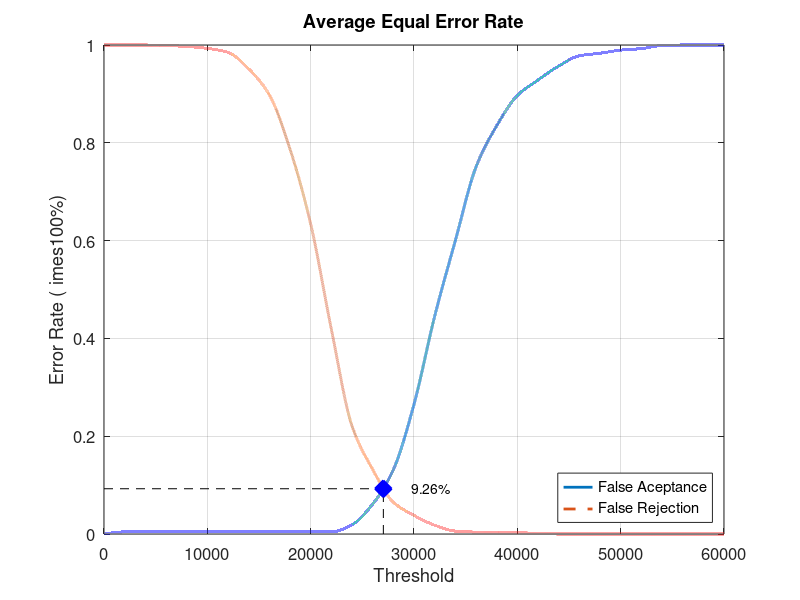
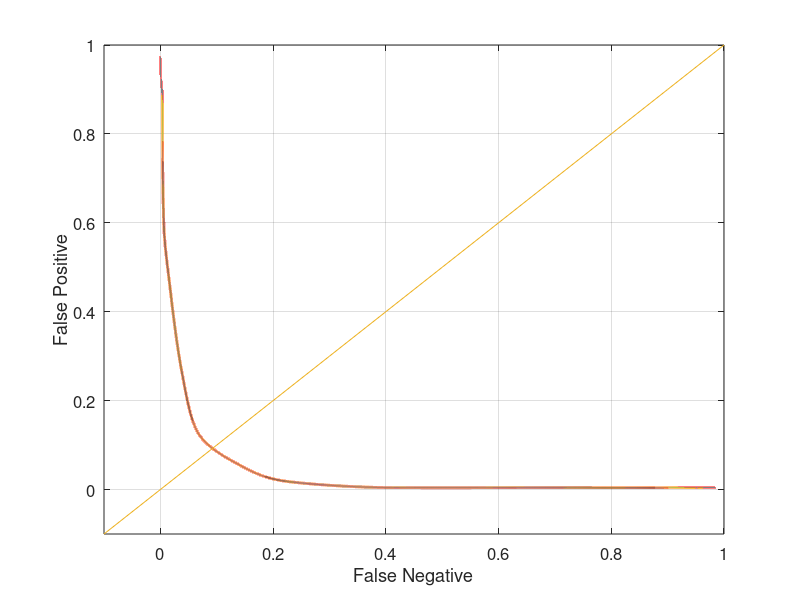

These charts were generated, in order, by the following MATLAB code:
close all;
clear;
clc;
x = 0:2000:60000;
xq = 0:0.5:60000;

y0 = [0 0.00421053 0.00421053 0.00421053 0.00421053 0.00421053 0.00421053 0.00421053 0.00421053 0.00421053 0.00421053 0.00421053 0.0189474 0.0610526 0.131579 0.265263 0.445263 0.6 0.750526 0.834737 0.896842 0.928421 0.956842 0.977895 0.983158 0.989474 0.992632 0.998947 1 1 1]
yy0 = interp1(x, y0, xq, 'pchip');
y1 = [1 1 1 0.999 0.997 0.993 0.985 0.951 0.898 0.787 0.634 0.419 0.221 0.132 0.065 0.038 0.018 0.006 0.004 0.004 0.003 0.001 0 0 0 0 0 0 0 0 0]
yy1 = interp1(x, y1, xq, 'pchip');

% Calculating EER: 
y2 = abs(y0 - y1);
find(y2 == min(y2))
yy2 = abs(yy0 - yy1);
xEER = find(yy2 == min(yy2));
xEERIndex = xq(xEER) % X-axis EER
yEER = yy0(xEER) % Y-axis EER

main = figure
plot(xq, yy0,'-','LineWidth', 2);	hold on
plot(xq, yy1,'--','LineWidth', 2);	hold on
plot([xEERIndex xEERIndex], [0 yEER], 'k--');	hold on
plot([0 xEERIndex], [yEER yEER], 'k--');	hold on
plot(xEERIndex, yEER, 'bx', 'LineWidth', 10);	hold on
text(xEERIndex + 10 * xEERIndex / 100, yEER, [num2str(round((10000 * yEER)) / 100) '%'])
legend('False Aceptance', 'False Rejection', 'Location', 'SouthEast')
xlabel('Threshold')
ylabel('Error Rate (	imes100%)')
title('Average Equal Error Rate')
set(gca, 'FontSize', 12)
axis([0 60000 0 1])
grid on

print(main, 'Database3AverageMain', '-dpng');
FNRxFPR = figure('Color', [1 1 1]);
plot(yy1, yy0, '-', yy1, yy0, 'LineWidth', 2);
hold on
y = -0.1:0.1:1
plot(y, y); 
set(gca, 'FontSize', 12)
xlabel('False Negative')
ylabel('False Positive')
axis([-0.1 1 -0.1 1])
set(gca, 'FontSize', 12)
grid on

print(FNRxFPR, 'Database3AverageFNRxFPR','-dpng');
